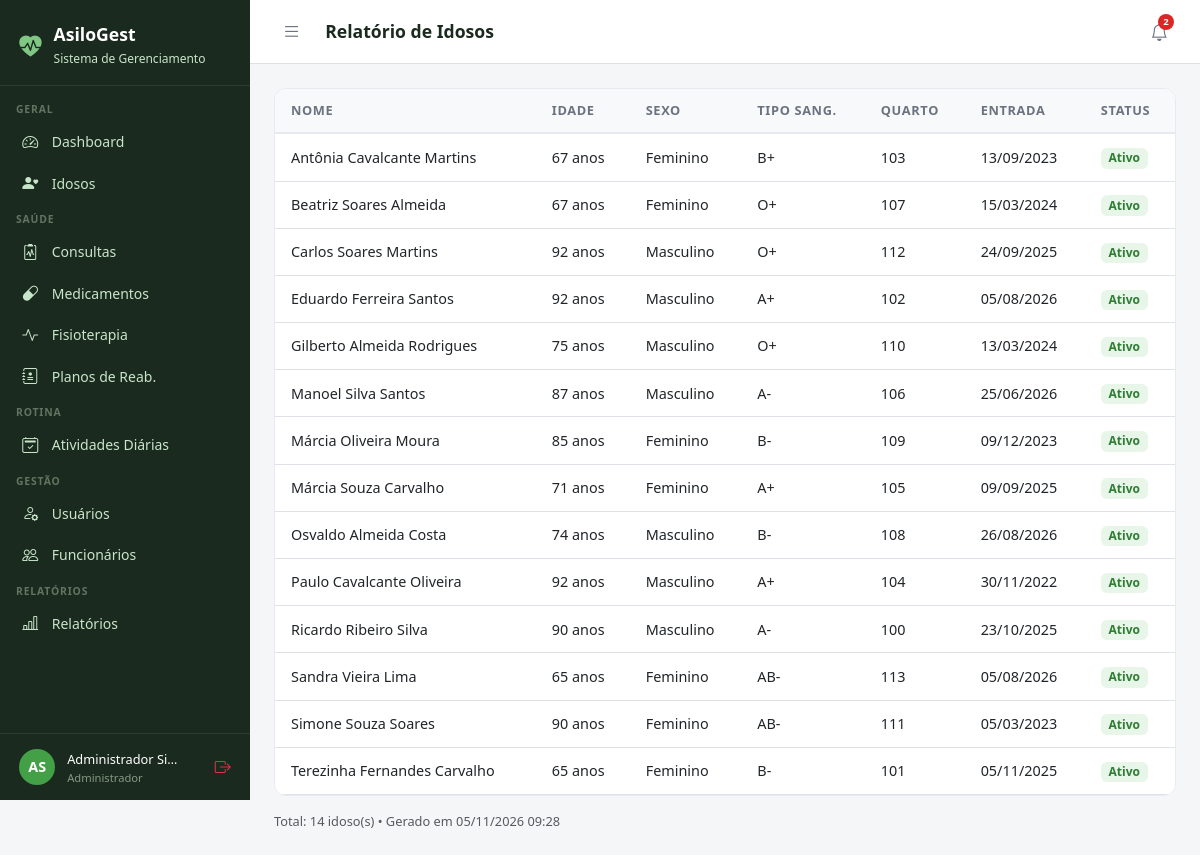
Page /relatorios/idosos/ (signed in) on the committed database.
### core/models.py (models this page shows, shortened)
class Usuario(AbstractUser):
    PERFIL_CHOICES = [
        ('administrador', 'Administrador'),
        ('medico', 'Médico'),
        ('fisioterapeuta', 'Fisioterapeuta'),
        ('enfermeiro', 'Enfermeiro(a)'),
        ('recepcionista', 'Recepcionista'),
        ('familiar', 'Familiar do Idoso'),
    ]
    perfil = models.CharField(
        max_length=20, choices=PERFIL_CHOICES,
        default='recepcionista', verbose_name='Perfil de Acesso'
    )
    telefone = models.CharField(max_length=15, blank=True, verbose_name='Telefone')
    cpf = models.CharField(max_length=14, unique=True, null=True, blank=True, verbose_name='CPF')
    foto = models.ImageField(upload_to='usuarios/', blank=True, null=True, verbose_name='Foto')
    data_nascimento = models.DateField(null=True, blank=True, verbose_name='Data de Nascimento')
    especialidade = models.CharField(
        max_length=100, blank=True, verbose_name='Especialidade',
        help_text='Preencha para Médico ou Fisioterapeuta'
    )
    data_admissao = models.DateField(null=True, blank=True, verbose_name='Data de Admissão')
    primeiro_acesso = models.BooleanField(
        default=True, verbose_name='Primeiro Acesso',
        help_text='Usuário deve definir senha no primeiro login'
    )
    ativo = models.BooleanField(default=True, verbose_name='Ativo')
    criado_em = models.DateTimeField(auto_now_add=True)
    class Meta:
        verbose_name = 'Usuário'
        verbose_name_plural = 'Usuários'
        ordering = ['first_name', 'last_name']
    @property
    def is_administrador(self):
        return self.perfil == 'administrador' or self.is_superuser
    @property
    def is_fisioterapeuta(self):
        return self.perfil == 'fisioterapeuta'
    @property
    def is_familiar(self):
        return self.perfil == 'familiar'
    @property
    def pode_ver_saude(self):
        return (self.is_administrador or self.is_medico
                or self.is_fisioterapeuta or self.is_enfermeiro)
    @property
    def pode_cadastrar_usuarios(self):
        return self.is_administrador or self.is_recepcionista
    @property
    def pode_administrar(self):
        return self.is_administrador

### idosos/models.py (models this page shows, shortened)
class Idoso(models.Model):
    SEXO_CHOICES = [('M', 'Masculino'), ('F', 'Feminino')]
    TIPO_SANGUINEO = [('A+','A+'),('A-','A-'),('B+','B+'),('B-','B-'),('AB+','AB+'),('AB-','AB-'),('O+','O+'),('O-','O-')]
    STATUS_CHOICES = [('ativo','Ativo'),('inativo','Inativo'),('internado','Internado'),('falecido','Falecido')]
    nome = models.CharField(max_length=150, verbose_name='Nome Completo')
    data_nascimento = models.DateField(verbose_name='Data de Nascimento')
    sexo = models.CharField(max_length=1, choices=SEXO_CHOICES)
    cpf = models.CharField(max_length=14, unique=True, null=True, blank=True)
    rg = models.CharField(max_length=20, blank=True)
    tipo_sanguineo = models.CharField(max_length=3, choices=TIPO_SANGUINEO, blank=True)
    foto = models.ImageField(upload_to='idosos/', blank=True, null=True)
    status = models.CharField(max_length=10, choices=STATUS_CHOICES, default='ativo')
    endereco = models.CharField(max_length=200, blank=True)
    cidade = models.CharField(max_length=100, blank=True)
    estado = models.CharField(max_length=2, blank=True)
    cep = models.CharField(max_length=9, blank=True)
    alergias = models.TextField(blank=True, verbose_name='Alergias')
    condicoes_medicas = models.TextField(blank=True, verbose_name='Condições Médicas')
    observacoes = models.TextField(blank=True, verbose_name='Observações Gerais')
    data_entrada = models.DateField(verbose_name='Data de Entrada')
    numero_quarto = models.CharField(max_length=10, blank=True, verbose_name='Quarto')
    criado_em = models.DateTimeField(auto_now_add=True)
    atualizado_em = models.DateTimeField(auto_now=True)
    class Meta:
        verbose_name = 'Idoso'
        verbose_name_plural = 'Idosos'
        ordering = ['nome']
    @property
    def idade(self):
        from datetime import date
        hoje = date.today()
        return hoje.year - self.data_nascimento.year - (
            (hoje.month, hoje.day) < (self.data_nascimento.month, self.data_nascimento.day)
        )

### relatorios/views.py (the view)
# urls.py: path('idosos/', views.idosos_relatorio, name='idosos'),
@login_required
@perfil_required('administrador', 'medico', 'recepcionista')
def idosos_relatorio(request):
    from idosos.models import Idoso
    idosos = Idoso.objects.all().order_by('nome')
    ctx = {'idosos': idosos, 'hoje': date.today()}
    if request.GET.get('pdf'):
        html = render_to_string('relatorios/pdf/idosos.html', ctx)
        return _pdf_response(html, 'relatorio_idosos.pdf')
    return render(request, 'relatorios/idosos.html', ctx)

### templates/relatorios/idosos.html
{% extends 'base.html' %}
{% block title %}Relatório de Idosos{% endblock %}{% block page_title %}Relatório de Idosos{% endblock %}
{% block content %}
<div class="table-card"><table class="table table-hover" id="tabela">
<thead><tr><th>Nome</th><th>Idade</th><th>Sexo</th><th>Tipo Sang.</th><th>Quarto</th><th>Entrada</th><th>Status</th></tr></thead>
<tbody>{% for i in idosos %}<tr>
  <td>{{ i.nome }}</td><td>{{ i.idade }} anos</td><td>{{ i.get_sexo_display }}</td>
  <td>{{ i.tipo_sanguineo|default:"–" }}</td><td>{{ i.numero_quarto|default:"–" }}</td>
  <td>{{ i.data_entrada|date:"d/m/Y" }}</td>
  <td><span class="badge" style="background:#E8F5E9;color:#2E7D32;font-size:.75rem;">{{ i.get_status_display }}</span></td>
</tr>{% empty %}<tr><td colspan="7" class="text-center py-4 text-muted">Nenhum registro.</td></tr>{% endfor %}</tbody>
</table></div>
<div class="mt-3 text-muted" style="font-size:.8rem;">Total: {{ idosos|length }} idoso(s) &bull; Gerado em {% now "d/m/Y H:i" %}</div>{% endblock %}

### templates/base.html (shortened to what this page needs)
<!DOCTYPE html>
<html lang="pt-br">
<head>
  <link href="https://cdn.jsdelivr.net/npm/bootstrap@5.3.0/dist/css/bootstrap.min.css" rel="stylesheet">
  <link href="https://cdn.jsdelivr.net/npm/bootstrap-icons@1.11.0/font/bootstrap-icons.css" rel="stylesheet">
</head>
<body>
{% if user.is_authenticated %}
<div id="sidebar">
  <div class="sidebar-brand">
    <i class="bi bi-heart-pulse-fill" style="color:#81C784;font-size:1.4rem;"></i>
    <div>
      <h5 style="margin:0;">AsiloGest</h5>
      <small>Sistema de Gerenciamento</small>
    </div>
  </div>
  <nav class="sidebar-nav">
    <div class="nav-section">Geral</div>
    <a href="{% url 'dashboard' %}" class="sidebar-link {% if request.resolver_match.url_name == 'dashboard' %}active{% endif %}">
      <i class="bi bi-speedometer2"></i> Dashboard
    </a>
    <a href="{% url 'idosos:lista' %}" class="sidebar-link">
      <i class="bi bi-person-heart"></i>
      {% if user.is_familiar %}Meus Familiares{% else %}Idosos{% endif %}
    </a>
    {% if user.pode_ver_saude or user.is_familiar %}
    <div class="nav-section">Saúde</div>
    <a href="{% url 'consultas:lista' %}" class="sidebar-link">
      <i class="bi bi-clipboard2-pulse"></i> Consultas
    </a>
    <a href="{% url 'medicamentos:lista' %}" class="sidebar-link">
      <i class="bi bi-capsule"></i> Medicamentos
    </a>
    <a href="{% url 'fisioterapia:lista' %}" class="sidebar-link">
      <i class="bi bi-activity"></i> Fisioterapia
    </a>
    {% if user.pode_ver_saude and not user.is_familiar %}
    <a href="{% url 'fisioterapia:planos_lista' %}" class="sidebar-link">
      <i class="bi bi-journal-medical"></i> Planos de Reab.
    </a>
    {% endif %}
    {% endif %}
    <div class="nav-section">Rotina</div>
    <a href="{% url 'atividades:lista' %}" class="sidebar-link">
      <i class="bi bi-calendar2-check"></i> Atividades Diárias
    </a>
    {% if user.pode_cadastrar_usuarios %}
    <div class="nav-section">Gestão</div>
    <a href="{% url 'usuarios_lista' %}" class="sidebar-link">
      <i class="bi bi-person-gear"></i> Usuários
    </a>
    {% endif %}
    {% if user.pode_administrar %}
    <a href="{% url 'funcionarios:lista' %}" class="sidebar-link">
      <i class="bi bi-people"></i> Funcionários
    </a>
    {% endif %}
    {% if user.pode_ver_saude or user.pode_administrar %}
    <div class="nav-section">Relatórios</div>
    <a href="{% url 'relatorios:lista' %}" class="sidebar-link">
      <i class="bi bi-bar-chart-line"></i> Relatórios
    </a>
    {% endif %}
  </nav>
  <div class="sidebar-user">
    <div class="avatar">{{ user.first_name|first|upper }}{{ user.last_name|first|upper }}</div>
    <div class="info" style="min-width:0;flex:1;">
      <span>{{ user.get_full_name|truncatechars:18 }}</span>
      <small>{{ user.get_perfil_display }}</small>
    </div>
    <a href="{% url 'logout' %}" class="text-danger" title="Sair" style="flex-shrink:0;">
      <i class="bi bi-box-arrow-right"></i>
    </a>
  </div>
</div>
<div id="main">
  <div class="topbar">
    <div class="topbar-left">
      <button class="btn-toggle-sidebar" onclick="toggleSidebar()" title="Menu">
        <i class="bi bi-list"></i>
      </button>
      <h4>{% block page_title %}{% endblock %}</h4>
    </div>
    <div class="d-flex align-items-center gap-2">
      <div style="position:relative;">
        <button class="notif-btn" id="notifBtn" onclick="toggleNotif()" title="Notificações">
          <i class="bi bi-bell"></i>
          {% if notif_count %}
          <span class="notif-badge">{{ notif_count }}</span>
          {% endif %}
        </button>
      </div>
    </div>
  </div>
  <div class="content">
    {% block content %}{% endblock %}
  </div>
</div>
{% else %}
{% block full_content %}{% endblock %}
{% endif %}
</body>
</html>

### templates/base.html (style rules this page uses)
:root { --sidebar-width: 250px; --primary: #2E7D32; --primary-light: #43A047; --accent: #1565C0; --bg-sidebar: #1B2A1E; --bg-sidebar-hover: #2E4A33; --text-sidebar: #C8E6C9; --transition: 0.3s ease; }
body { background: #F4F6F8; font-family: 'Segoe UI', sans-serif; }
#sidebar { position: fixed; top: 0; left: 0; width: var(--sidebar-width); height: 100vh; background: var(--bg-sidebar); z-index: 1000; display: flex; flex-direction: column; overflow-y: auto; transition: transform var(--transition); }
.sidebar-brand { padding: 1.5rem 1.2rem 1rem; border-bottom: 1px solid rgba(255,255,255,0.08); display: flex; align-items: center; gap: .75rem; }
.sidebar-brand h5 { color: #fff; font-weight: 700; margin: 0; font-size: 1.1rem; }
.sidebar-brand small { color: var(--text-sidebar); font-size: .75rem; }
.sidebar-nav { padding: .5rem 0; flex: 1; }
.nav-section { padding: .5rem 1rem .2rem; color: rgba(200,230,201,.4); font-size: .65rem; font-weight: 700; letter-spacing: .08em; text-transform: uppercase; }
.sidebar-link { display: flex; align-items: center; gap: .65rem; padding: .55rem 1.2rem; color: var(--text-sidebar); text-decoration: none; font-size: .875rem; transition: all .2s; border-left: 3px solid transparent; }
.sidebar-link i { font-size: 1rem; width: 1.2rem; }
.sidebar-user { padding: .8rem 1.2rem; border-top: 1px solid rgba(255,255,255,0.08); display: flex; align-items: center; gap: .75rem; }
.sidebar-user .avatar { width: 36px; height: 36px; background: var(--primary-light); border-radius: 50%; display: flex; align-items: center; justify-content: center; color: #fff; font-weight: 700; font-size: .9rem; flex-shrink: 0; }
.sidebar-user .info small { color: rgba(200,230,201,.6); font-size: .7rem; display: block; }
.sidebar-user .info span { color: #fff; font-size: .8rem; }
#main { margin-left: var(--sidebar-width); min-height: 100vh; display: flex; flex-direction: column; transition: margin-left var(--transition); }
.topbar { background: #fff; border-bottom: 1px solid #E0E0E0; padding: .75rem 1.5rem; display: flex; align-items: center; justify-content: space-between; position: sticky; top: 0; z-index: 999; }
.topbar-left { display: flex; align-items: center; gap: 1rem; }
.topbar h4 { margin: 0; font-size: 1.1rem; font-weight: 600; color: #1B2A1E; }
.btn-toggle-sidebar { background: none; border: none; padding: .4rem .5rem; color: #6B7280; cursor: pointer; border-radius: 6px; font-size: 1.2rem; line-height: 1; transition: background .2s, color .2s; }
.notif-btn { position: relative; background: none; border: none; padding: .4rem .5rem; color: #6B7280; cursor: pointer; border-radius: 6px; font-size: 1.1rem; transition: background .2s, color .2s; }
.notif-badge { position: absolute; top: 2px; right: 2px; background: #DC2626; color: #fff; font-size: .6rem; font-weight: 700; min-width: 16px; height: 16px; border-radius: 8px; padding: 0 4px; display: flex; align-items: center; justify-content: center; }
.content { padding: 1.5rem; flex: 1; }
.table-card { background: #fff; border-radius: 12px; border: 1px solid #E8EAF0; overflow: hidden; }
.table-card .table { margin: 0; }
.table thead th { background: #F8F9FA; border-bottom: 2px solid #E8EAF0; font-size: .8rem; font-weight: 600; color: #6B7280; text-transform: uppercase; letter-spacing: .05em; padding: .75rem 1rem; }
.table td { padding: .75rem 1rem; vertical-align: middle; font-size: .9rem; }

### rows in the picture
Usuario: first_name|first "A", last_name|first "S", get_full_name "Administrador Si…", perfil "Administrador"
Idoso: nome "Antônia Cavalcante Martins", idade "67", sexo "Feminino", tipo_sanguineo "B+", numero_quarto "103", data_entrada "13/09/2023", status "Ativo"
Idoso: nome "Beatriz Soares Almeida", idade "67", sexo "Feminino", tipo_sanguineo "O+", numero_quarto "107", data_entrada "15/03/2024", status "Ativo"
Idoso: nome "Carlos Soares Martins", idade "92", sexo "Masculino", tipo_sanguineo "O+", numero_quarto "112", data_entrada "24/09/2025", status "Ativo"
Idoso: nome "Eduardo Ferreira Santos", idade "92", sexo "Masculino", tipo_sanguineo "A+", numero_quarto "102", data_entrada "05/08/2026", status "Ativo"
Idoso: nome "Gilberto Almeida Rodrigues", idade "75", sexo "Masculino", tipo_sanguineo "O+", numero_quarto "110", data_entrada "13/03/2024", status "Ativo"
Idoso: nome "Manoel Silva Santos", idade "87", sexo "Masculino", tipo_sanguineo "A-", numero_quarto "106", data_entrada "25/06/2026", status "Ativo"
Idoso: nome "Márcia Oliveira Moura", idade "85", sexo "Feminino", tipo_sanguineo "B-", numero_quarto "109", data_entrada "09/12/2023", status "Ativo"
Idoso: nome "Márcia Souza Carvalho", idade "71", sexo "Feminino", tipo_sanguineo "A+", numero_quarto "105", data_entrada "09/09/2025", status "Ativo"
Idoso: nome "Osvaldo Almeida Costa", idade "74", sexo "Masculino", tipo_sanguineo "B-", numero_quarto "108", data_entrada "26/08/2026", status "Ativo"
Idoso: nome "Paulo Cavalcante Oliveira", idade "92", sexo "Masculino", tipo_sanguineo "A+", numero_quarto "104", data_entrada "30/11/2022", status "Ativo"
Idoso: nome "Ricardo Ribeiro Silva", idade "90", sexo "Masculino", tipo_sanguineo "A-", numero_quarto "100", data_entrada "23/10/2025", status "Ativo"
Idoso: nome "Sandra Vieira Lima", idade "65", sexo "Feminino", tipo_sanguineo "AB-", numero_quarto "113", data_entrada "05/08/2026", status "Ativo"
Idoso: nome "Simone Souza Soares", idade "90", sexo "Feminino", tipo_sanguineo "AB-", numero_quarto "111", data_entrada "05/03/2023", status "Ativo"
Idoso: nome "Terezinha Fernandes Carvalho", idade "65", sexo "Feminino", tipo_sanguineo "B-", numero_quarto "101", data_entrada "05/11/2025", status "Ativo"

### other values in the picture
{{ notif_count }} "2"
{{ idosos|length }} "14"
